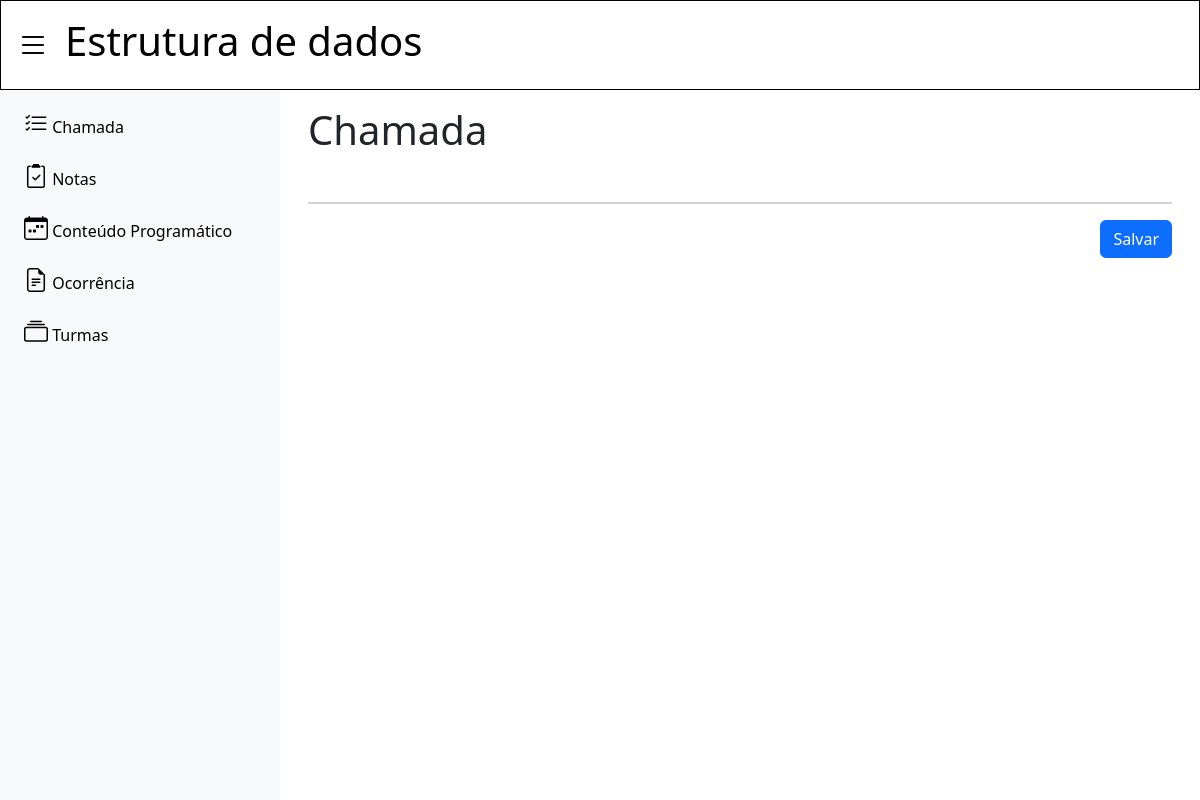
Before: /chamada/2/ (signed in) with the older database file.
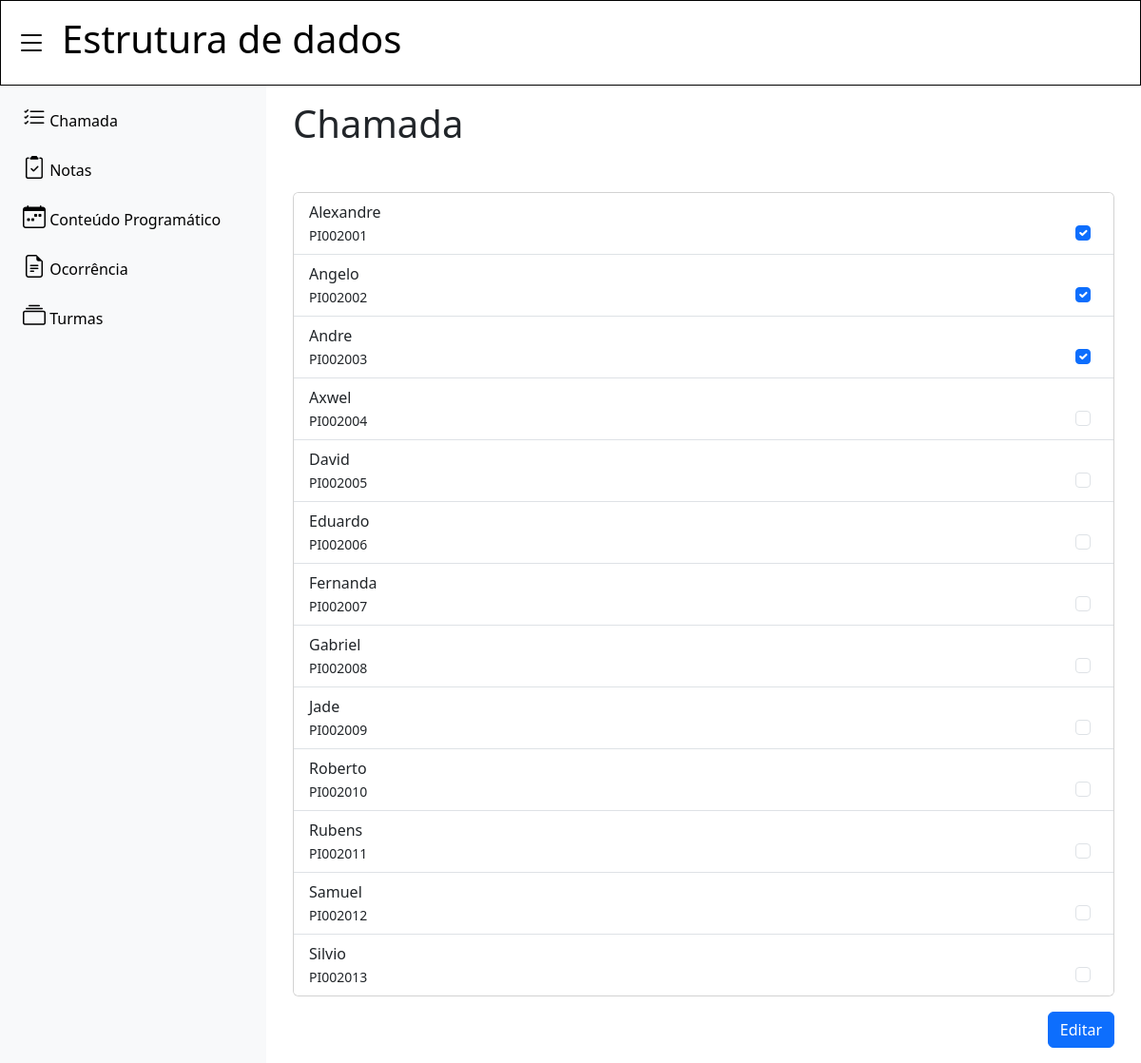
After: the same page with the newer database file.
### turmas/models.py (models this page shows)
class Aluno(models.Model):
    nome=models.CharField(max_length=30)
    matricula=models.CharField(max_length=10)
    turma=models.ForeignKey(Turma, on_delete=models.CASCADE)

### chamada/views.py (the view, shortened to what this page needs)
# urls.py: path('', views.index, name="index"),
@login_required
def index(request,id):
    tpm = Relation_TPM.objects.get(pk=id)
    materia = Materia.objects.get(pk=tpm.materia_id)
    alunos = Aluno.objects.filter(turma_id=tpm.turma_id)
    if request.method == "POST" and not chamada_existe(materia):
        alunos_presentes = request.POST.getlist('check')
        alunos_faltantes = alunos.exclude(id__in=alunos_presentes)
        marcar_presenca(alunos_presentes, materia)
        marcar_falta(alunos_faltantes, materia)
        return redirect(f'/chamada/{id}/')
    chamada = []
    for aluno in alunos:
        chamada.append({'presente': verificar_presenca(aluno, materia)})
    lista_presenca = zip(alunos,chamada)
    relacao = {'id': id, 'materia': materia,'chamada': lista_presenca, 'edit': chamada_existe(materia)}
    return render(request, 'index.html', {'relacao': relacao})

### chamada/views.py (called while the page is built)
def verificar_presenca(aluno, materia):
    presenca = Chamada.objects.filter(data=date.today(), materia_id=materia.id, aluno_id=aluno.id)
    if presenca and presenca[0].presente:
        return True

def chamada_existe(materia):
    chamada = Chamada.objects.filter(data=date.today(), materia_id=materia.id)
    if chamada.exists():
        return True
    return False

### chamada/templates/index.html
{% extends 'base.html' %}
{% block 'header' %}
    <h1>{{relacao.materia.nome}}</h1>
{% endblock %}
{% block 'dashboard' %}
<div class="container">
    <h1 class="mb-5">Chamada</h1>
    <form action="/chamada/{{relacao.id}}/" method="POST">{% csrf_token %}
        <div class="card" style="width: 100%;">
            <ul class="list-group list-group-flush">
                {% for aluno in relacao.chamada %}
                    <li class="list-group-item">
                        <div class="row">
                            <div class="col-md-6">
                                <div>{{ aluno.0.nome }}</div>
                                <small>{{ aluno.0.matricula }}</small>
                            </div>
                            <div class="col-md-6 d-flex align-items-end justify-content-end">
                                <div class="form-check">
                                    <input class="form-check-input" type="checkbox" value="{{aluno.0.id}}" {% if aluno.1.presente %} checked {% endif %} name="check">
                                </div>
                            </div>
                        </div>
                    </li>
                {% endfor %}
            </ul>
        </div>
        <div class="d-flex justify-content-end mt-3">
            <button type="submit" class="btn btn-primary">{% if relacao.edit %} Editar {% else %} Salvar {% endif %}</button>
        </div>
    </form>
</div>
{% endblock %}

Changed rows visible on the page:
added Aluno: nome "Alexandre", matricula "PI002001", check "☑"
added Aluno: nome "Angelo", matricula "PI002002", check "☑"
added Aluno: nome "Andre", matricula "PI002003", check "☑"
added Aluno: nome "Axwel", matricula "PI002004"
added Aluno: nome "David", matricula "PI002005"
added Aluno: nome "Eduardo", matricula "PI002006"
added Aluno: nome "Fernanda", matricula "PI002007"
added Aluno: nome "Gabriel", matricula "PI002008"
added Aluno: nome "Jade", matricula "PI002009"
added Aluno: nome "Roberto", matricula "PI002010"
added Aluno: nome "Rubens", matricula "PI002011"
added Aluno: nome "Samuel", matricula "PI002012"
added Aluno: nome "Silvio", matricula "PI002013"
Other visible differences:
text no longer shown: "Salvar"
text now shown: "Editar"
